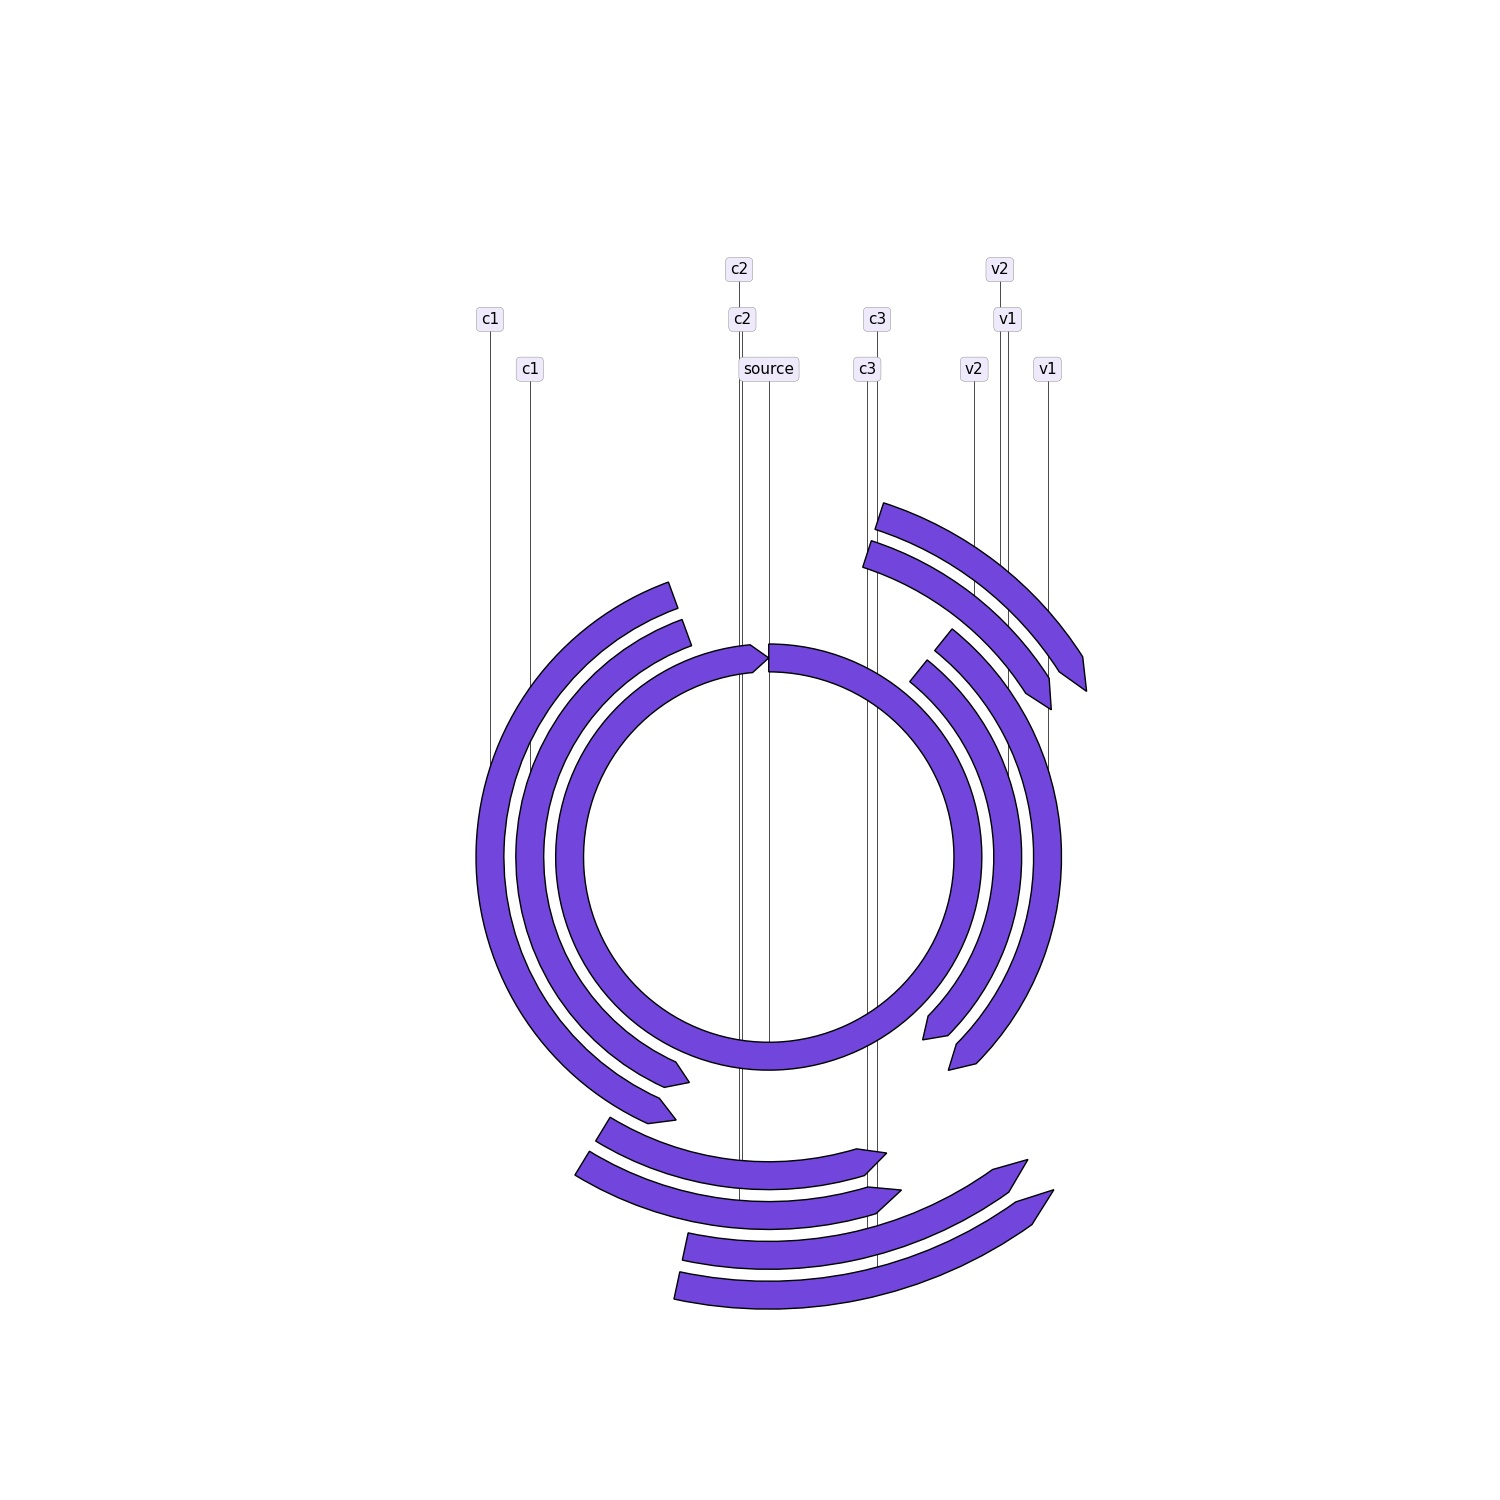

The Python source for this figure:
from dna_features_viewer import BiopythonTranslator, CircularGraphicRecord
from Bio import SeqIO


def generate_map():
    record = SeqIO.read("Genome.gb", "genbank")
    graphic_record = BiopythonTranslator().translate_record(record, record_class=CircularGraphicRecord)
    graphic_record.labels_spacing = 20
    ax, _ = graphic_record.plot(figure_width=15, figure_height=15, draw_line=True)
    ax.figure.savefig("solution.jpg")


generate_map()
